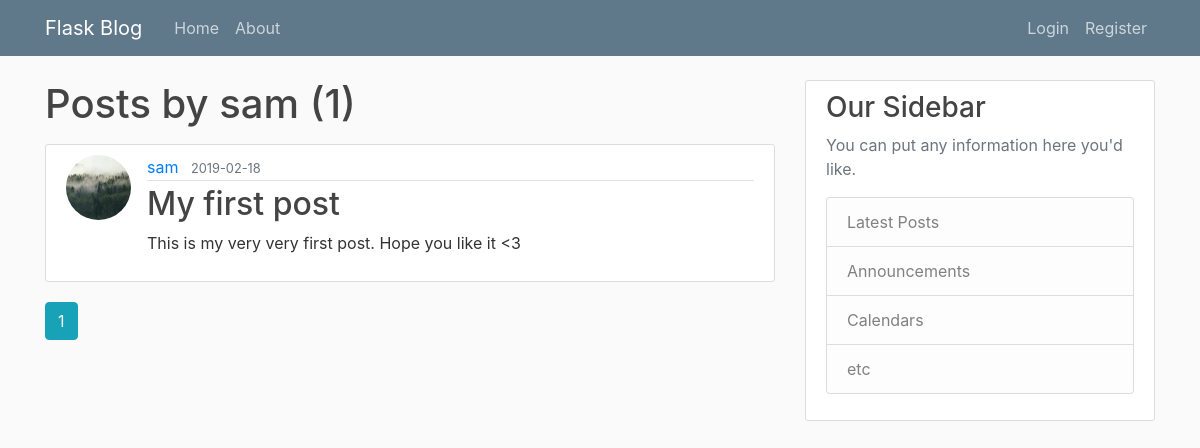
Before: /user/sam with the older database file.
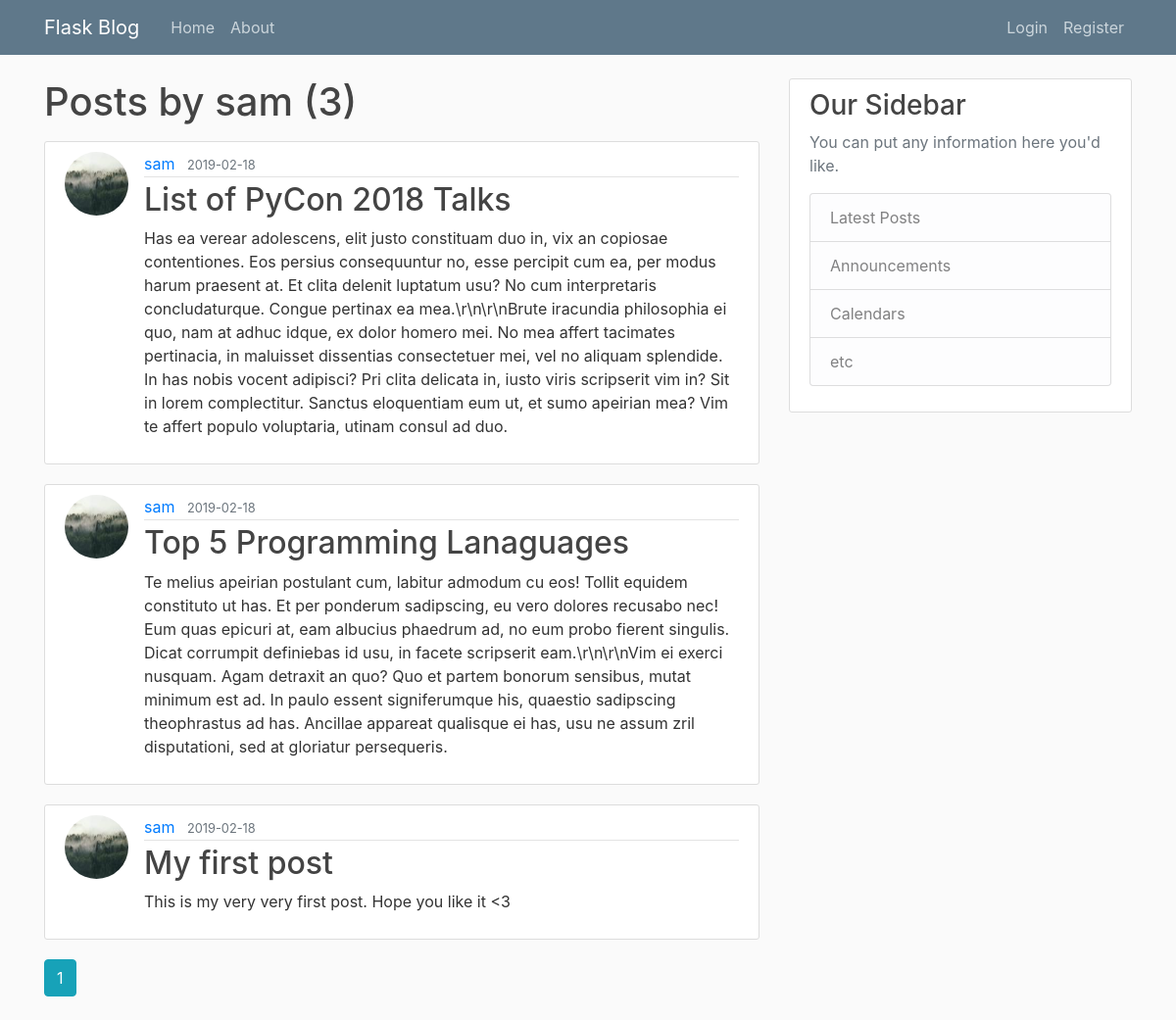
After: the same page with the newer database file.
### flaskblog/models.py (models this page shows, shortened)
class User(db.Model, UserMixin):
    id = db.Column(db.Integer, primary_key=True)
    username = db.Column(db.String(20), unique=True, nullable=False)
    email = db.Column(db.String(120), unique=True, nullable=False)
    image_file = db.Column(db.String(20), nullable=False,
                           default='default.jpg')
    password = db.Column(db.String(60), nullable=False)
    posts = db.relationship('Post', backref='author', lazy=True)

class Post(db.Model):
    id = db.Column(db.Integer, primary_key=True)
    title = db.Column(db.String(100), nullable=False)
    date_posted = db.Column(db.DateTime, nullable=False,
                            default=datetime.utcnow)
    content = db.Column(db.Text, nullable=False)
    user_id = db.Column(db.Integer, db.ForeignKey('user.id'), nullable=False)

### flaskblog/routes.py (the view)
@app.route('/user/<string:username>')
def user_posts(username):
    page = request.args.get('page', 1, type=int)
    user = User.query.filter_by(username=username).first_or_404()
    posts = Post.query.filter_by(author=user).order_by(
        Post.date_posted.desc()).paginate(page=page, per_page=4)
    return render_template('user_posts.html', posts=posts, user=user)

### flaskblog/templates/user_posts.html (shortened to what this page needs)
{% extends "layout.html" %} {% block content %}
<h1 class="mb-3">Posts by {{ user.username }} ({{ posts.total }})</h1>
{% for post in posts.items %}
<article class="media content-section">
  <img
    src="{{ url_for('static', filename='profile_pics/' + post.author.image_file) }}"
    alt="Avatar"
    class="rounded-circle article-img"
  />
  <div class="media-body">
    <div class="article-metadata">
      <a
        class="mr-2"
        href="{{ url_for('user_posts', username=post.author.username) }}"
        >{{ post.author.username }}</a
      >
      <small class="text-muted">{{
        post.date_posted.strftime('%Y-%m-%d')
      }}</small>
    </div>
    <h2>
      <a class="article-title" href="{{url_for('post', post_id=post.id)}}">{{
        post.title
      }}</a>
    </h2>
    <p class="article-content">{{ post.content }}</p>
  </div>
</article>
{% endfor %} {% for page_num in posts.iter_pages(left_edge=1,
right_edge=1,left_current=1, right_current=2) %} {% if page_num %} {% if
posts.page == page_num %}
<a
  class="btn btn-info mb-4"
  href="{{url_for('user_posts',username=user.username ,page=page_num)}}"
  >{{ page_num }}</a
>
{% else %}
<a
  class="btn btn-outline-info mb-4"
  href="{{url_for('user_posts',username=user.username, page=page_num)}}"
  >{{ page_num }}</a
>
{% endif %} {% endif %} {% endfor%} {% endblock %}

### flaskblog/templates/layout.html (shortened to what this page needs)
<!DOCTYPE html>
<html>
  <head>
    <link
      rel="stylesheet"
      href="https://stackpath.bootstrapcdn.com/bootstrap/4.3.1/css/bootstrap.min.css"
    />
    <link rel="stylesheet" type="text/css" href="{{url_for('static', filename='main.css')}}">
  </head>
  <body>
    <header class="site-header">
      <nav class="navbar navbar-expand-md navbar-dark bg-steel fixed-top">
        <div class="container">
          <a class="navbar-brand mr-4" href="/">Flask Blog</a>
          <div class="collapse navbar-collapse" id="navbarToggle">
            <div class="navbar-nav mr-auto">
              <a class="nav-item nav-link" href="{{url_for('home')}}">Home</a>
              <a class="nav-item nav-link" href="{{url_for('about')}}">About</a>
            </div>
            <div class="navbar-nav">
            {% if current_user.is_authenticated %}
            <a class="nav-item nav-link" href="{{url_for('new_post')}}">New Post</a>
            <a class="nav-item nav-link" href="{{url_for('account')}}">Account</a>
            <a class="nav-item nav-link" href="{{url_for('logout')}}">Logout</a>
            {% else %}
              <a class="nav-item nav-link" href="{{url_for('login')}}">Login</a>
              <a class="nav-item nav-link" href="{{url_for('register')}}">Register</a>
            {% endif %}
            </div>
          </div>
        </div>
      </nav>
    </header>
    <main role="main" class="container">
        <div class="row">
          <div class="col-md-8">
            {% block content %}{% endblock %}
          </div>
          <div class="col-md-4">
            <div class="content-section">
              <h3>Our Sidebar</h3>
              <p class='text-muted'>You can put any information here you'd like.
                <ul class="list-group">
                  <li class="list-group-item list-group-item-light">Latest Posts</li>
                  <li class="list-group-item list-group-item-light">Announcements</li>
                  <li class="list-group-item list-group-item-light">Calendars</li>
                  <li class="list-group-item list-group-item-light">etc</li>
                </ul>
              </p>
            </div>
          </div>
        </div>
      </main>
  </body>
</html>

### flaskblog/static/main.css (style rules this page uses)
body { background: #fafafa; color: #333333; margin-top: 5rem; }
h1, h2, h3, h4, h5, h6 { color: #444444; }
.bg-steel { background-color: #5f788a; }
.site-header .navbar-nav .nav-link { color: #cbd5db; }
.content-section { background: #ffffff; padding: 10px 20px; border: 1px solid #dddddd; border-radius: 3px; margin-bottom: 20px; }
.article-title { color: #444444; }
.article-content { white-space: pre-line; }
.article-img { height: 65px; width: 65px; margin-right: 16px; }
.article-metadata { padding-bottom: 1px; margin-bottom: 4px; border-bottom: 1px solid #e3e3e3 }

Changed rows visible on the page:
added Post: image_file (picture), author.username "sam", date_posted "2019-02-18", title "List of PyCon 2018 Talks", content "Has ea verear adolescens, elit justo constituam duo in, vix an copiosae contentiones. Eos persius consequuntur no, esse percipit cum ea, per modus harum praesent at. Et clita delenit luptatum usu? No cum interpretaris concludaturque. Congue pertinax ea mea.\\r\\n\\r\\nBrute iracundia philosophia ei quo, nam at adhuc idque, ex dolor homero mei. No mea affert tacimates pertinacia, in maluisset dissentias consectetuer mei, vel no aliquam splendide. In has nobis vocent adipisci? Pri clita delicata in, iusto viris scripserit vim in? Sit in lorem complectitur. Sanctus eloquentiam eum ut, et sumo apeirian mea? Vim te affert populo voluptaria, utinam consul ad duo."
added Post: image_file (picture), author.username "sam", date_posted "2019-02-18", title "Top 5 Programming Lanaguages", content "Te melius apeirian postulant cum, labitur admodum cu eos! Tollit equidem constituto ut has. Et per ponderum sadipscing, eu vero dolores recusabo nec! Eum quas epicuri at, eam albucius phaedrum ad, no eum probo fierent singulis. Dicat corrumpit definiebas id usu, in facete scripserit eam.\\r\\n\\r\\nVim ei exerci nusquam. Agam detraxit an quo? Quo et partem bonorum sensibus, mutat minimum est ad. In paulo essent signiferumque his, quaestio sadipscing theophrastus ad has. Ancillae appareat qualisque ei has, usu ne assum zril disputationi, sed at gloriatur persequeris."
Other visible differences:
{{ posts.total }}: "1" → "3"
